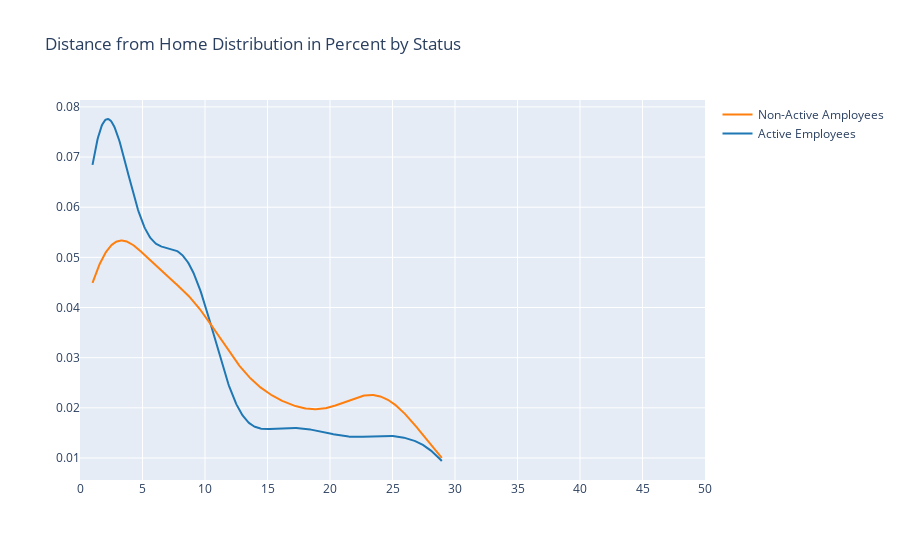

The notebook cell saved with this chart:
### Code cell
#Distance from Home

print("Distance from home for employees to get to work is from {:0.2f} to {:0.2f} miles.".format(df_human_resources['DistanceFromHome'].min(), df_human_resources['DistanceFromHome'].max()))

print('Average distance from home for currently active employees: {:0.2f} miles and ex-employees: {:0.2f} miles'.format(df_human_resources[df_human_resources['Attrition']=='No']['DistanceFromHome'].mean(), df_human_resources[df_human_resources['Attrition']=='Yes']['DistanceFromHome'].mean()))

x1 = df_human_resources.loc[df_human_resources['Attrition']=='No', 'DistanceFromHome']
x2 = df_human_resources.loc[df_human_resources['Attrition']=='Yes', 'DistanceFromHome']

hist_data = [x1, x2]
group_labels = ['Active Employees', 'Non-Active Amployees']

fig = ff.create_distplot(hist_data, group_labels, curve_type='kde', show_hist=False, show_rug=False)

fig['layout'].update(title='Distance from Home Distribution in Percent by Status')
fig['layout'].update(xaxis=dict(range=[0,50], dtick=5))

iplot(fig, filename='Distplot with Multiple Datasets')

### Figure 1 — Plotly figure (JSON) as saved in the notebook; plotly's stock layout.template omitted (floating-point values rounded to 4 significant figures; data arrays with more than 128 entries replaced by an {"elided": "..."} marker saying what was removed)
{"data": [{"legendgroup": "Active Employees", "marker": {"color": "rgb(31, 119, 180)"}, "mode": "lines", "name": "Active Employees", "showlegend": true, "type": "scatter", "x": {"elided": "500 float values"}, "xaxis": "x", "y": {"elided": "500 float values"}, "yaxis": "y"}, {"legendgroup": "Non-Active Amployees", "marker": {"color": "rgb(255, 127, 14)"}, "mode": "lines", "name": "Non-Active Amployees", "showlegend": true, "type": "scatter", "x": {"elided": "500 float values"}, "xaxis": "x", "y": {"elided": "500 float values"}, "yaxis": "y"}], "layout": {"barmode": "overlay", "hovermode": "closest", "legend": {"traceorder": "reversed"}, "title": {"text": "Distance from Home Distribution in Percent by Status"}, "xaxis": {"anchor": "y2", "domain": [0, 1], "dtick": 5, "range": [0, 50], "zeroline": false}, "yaxis": {"anchor": "free", "domain": [0, 1], "position": 0}}}
